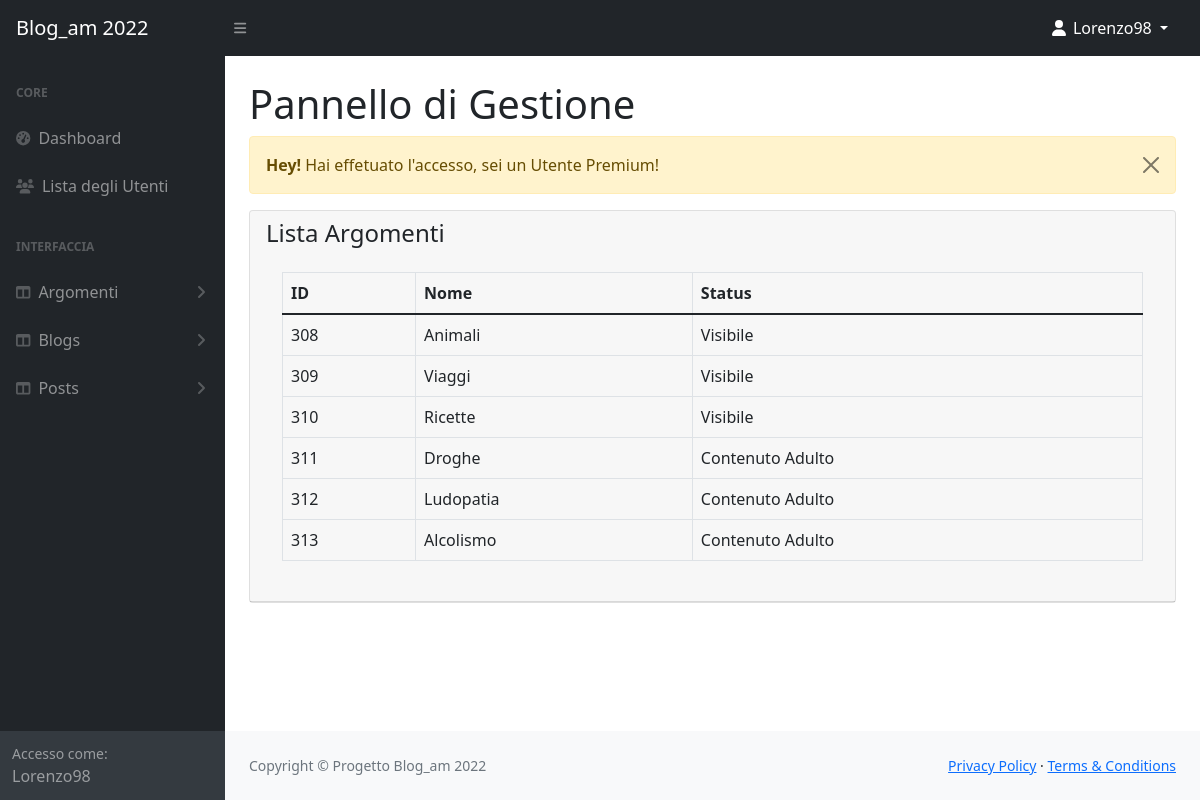
The app's page /admin/argomento-view.php (signed in) with its own data.
### tables this page shows
CREATE TABLE `argomenti` (
  `aid` int(11) NOT NULL,
  `a_uid` int(11) NOT NULL,
  `nome` varchar(252) NOT NULL,
  `slug` varchar(252) NOT NULL,
  `descrizione` text DEFAULT NULL,
  `status` tinyint(1) DEFAULT 0 COMMENT '0 = visibile | 1 = archiviato | 2 = adulto',
  `data_postato` timestamp NULL DEFAULT current_timestamp()
);

### admin/argomento-view.php (the view, shortened to what this page needs)
<?php include('../config/dbcon.php');
      include('includes/header.php');
?>
<div class="container-fluid px-4">
                        <h1 class="mt-4">Pannello di Gestione</h1>
                <div class="row">
                  <div class="col-md-12">
                    <?php include('includes/message.php') ?>
                    <div class="card">
                        <div class="card-header">
                              <h4>Lista Argomenti
                              </h4>
                            <div class="card-body">
                                <div class="table-responsive">
                                    <table class="table table-bordered table-stripe">
                                        <thead>
                                            <tr>
                                                <th>ID</th>
                                                <th>Nome</th>
                                                <th>Status</th>
                                            </tr>
                                            <tbody>
                                            <?php
                                                    $argomento = "SELECT * FROM argomenti ";
                                                    $argomento_run = mysqli_query($con,$argomento);
                                                    if(mysqli_num_rows($argomento_run))
                                                    {
                                                        foreach($argomento_run as $uno)
                                                        {
                                            ?>
                                                            <tr>
                                                                <td><?= $uno['aid'];?></td>
                                                                <td><?= $uno['nome'];?></td>
                                                                <td>
                                                                    <?php
                                                                    if($uno['status'] == '1'){ echo 'Archiviato'; } elseif($uno['status'] == '0'){ echo 'Visibile'; }  elseif($uno['status'] == '2'){ echo 'Contenuto Adulto'; }
                                                                    ?>
                                                                </td>
                                                            </tr>
                                                                                                        <?php
                                                        }
                                                    }
                                                        else
                                                        {
                                                        ?>
                                                            <tr>
                                                                <td>Nessun risultato trovato!</td>
                                                            </tr>
                                                        <?php
                                                        }
                                                ?>
                                            </tbody>
                                        </thead>
                                    </table>
                                </div>
                            </div>
                        </div>
                    </div>
                  </div>
                </div>
</div>
<?php
include('includes/footer.php');
include('includes/scripts.php');
?>

### records on screen
argomenti: aid "308", nome "Animali", status "Visibile"
argomenti: aid "309", nome "Viaggi", status "Visibile"
argomenti: aid "310", nome "Ricette", status "Visibile"
argomenti: aid "311", nome "Droghe", status "Contenuto Adulto"
argomenti: aid "312", nome "Ludopatia", status "Contenuto Adulto"
argomenti: aid "313", nome "Alcolismo", status "Contenuto Adulto"

### other values on screen
$_SESSION['auth_user']['user_username'] "Lorenzo98"
$_SESSION['message'] "Hai effetuato l'accesso, sei un Utente Premium!"
